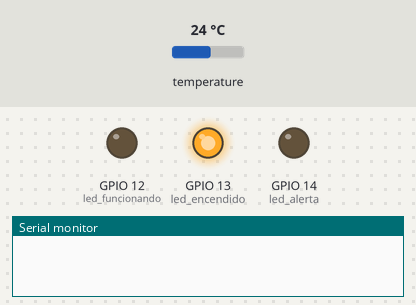
This sketch was run on a simulated ESP32. Shown: output pins drawn as LEDs (lit = HIGH), the last lines printed to the serial monitor. Inputs (shaded band) come from the test bench; at power-on: temperature 24 °C.

Above: at 0.1 s.
At 0.8 s:
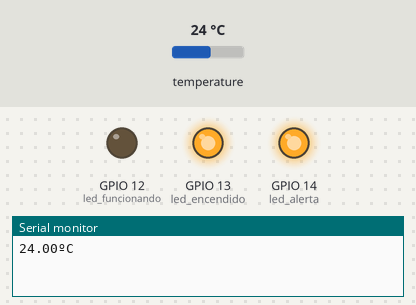
Timing chart, 0 to 2.3 s (numbered marks = the images above):
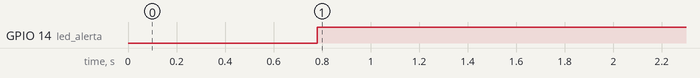

The sketch:

esp32_sketch_sectp.ino
```cpp
#include <OneWire.h>
#include <DallasTemperature.h>

#define led_encendido 13
#define led_funcionando 12
#define led_alerta 14

// GPIO where the DS18B20 is connected to
const int oneWireBus = 27;

// Setup a oneWire instance to communicate with any OneWire devices
OneWire oneWire(oneWireBus);

// Pass our oneWire reference to Dallas Temperature sensor
DallasTemperature sensors(&oneWire);

int estadoTemperatura;

void setup() {
  Serial.begin(115200);

  // Start the DS18B20 sensor
  sensors.begin();

  pinMode(led_encendido, OUTPUT);
  pinMode(led_funcionando, OUTPUT);
  pinMode(led_alerta, OUTPUT);
}

void loop() {
  digitalWrite(led_encendido, HIGH);
  estadoTemperatura = comprobarTemperatura(obtenerTemperatura());
  accionTemperatura(estadoTemperatura);
  delay(5000);
}

float obtenerTemperatura(){
  sensors.requestTemperatures();
  float temperatureC = sensors.getTempCByIndex(0);
  Serial.print(temperatureC);
  Serial.println("ºC");
}

int comprobarTemperatura(float temperatura){
  if (temperatura < 20  or temperatura > 33.0){
    return 3; // Alerta
  }
  if (temperatura > 24 and temperatura < 29.0){
    return 0; // OK
  }
  else if (temperatura < 24){
    return 1; // Frio
  }
  else if (temperatura > 29){
    return 2; // Calor
  }
}

void accionTemperatura(int estadoTemperatura){
  digitalWrite(led_alerta, LOW);
  digitalWrite(led_funcionando, LOW);
  switch(estadoTemperatura){
    // Ok
    case 0:
      break;
    // Frio
    case 1:
      Serial.println("Frioo");
      digitalWrite(led_funcionando, HIGH);
      break;
    // Calor
    case 2:
      Serial.println("Calientee");
      digitalWrite(led_funcionando, HIGH);
      break;
    // Alerta
    case 3:
      digitalWrite(led_alerta, HIGH);
      break;
  }
}
```

Measured:
- by itself, GPIO 14 (led_alerta): LOW → HIGH at 0.78 s
